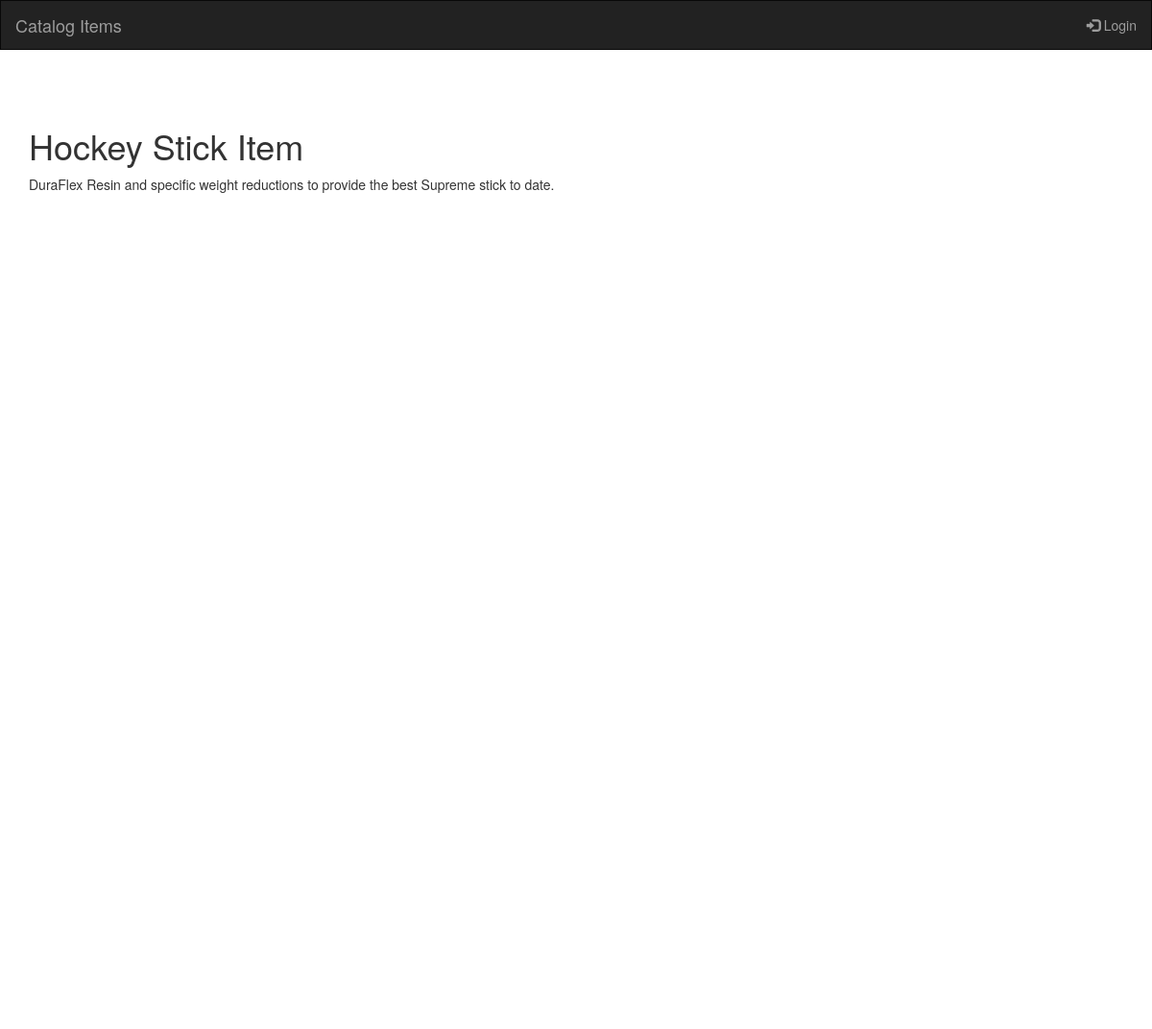
/catalog/Hockey/Hockey Stick, run on the app's committed database.
### database_setup.py (models this page shows, shortened)
class CatalogItem(Base):
    __tablename__ = 'catalog_item'
    name = Column(String(80), nullable=False, unique=True)
    id = Column(Integer, primary_key=True)
    description = Column(String(250))
    picture_name = Column(String(500))
    catalog_id = Column(Integer, ForeignKey('catalog.id'))
    catalog = relationship(Catalog, backref=backref("items", cascade="all,delete"))
    user_id = Column(Integer, ForeignKey('user.id'))
    user = relationship(User, backref=backref("items", cascade="all,delete"))

### project.py (the view)
@app.route('/catalog/<string:catalog_name>/<string:item_name>')
def showitem(catalog_name, item_name):
    catalog = session.query(Catalog).filter_by(name=catalog_name).one()
    item = session.query(CatalogItem).filter_by(name=item_name).one()
    return render_template('item.html', item=item)

### templates/item.html (shortened to what this page needs)
{% extends "main.html" %}
{% block content %}
<div class="container text-center">
  <div class="row content">
    <div class="col-md-8 text-left">
      <h1>{{item.name}} Item</h1>
      <p >{{item.description}} </p>
    </div>
    <div class="col-md-2 text-left">
    </div>
  </div>
</div>
{% endblock %}

### templates/main.html (style rules this page uses)
.row.content { height: 960px }

### data on the page
CatalogItem: name "Hockey Stick", description "DuraFlex Resin and specific weight reductions to provide the best Supreme stick to date."
